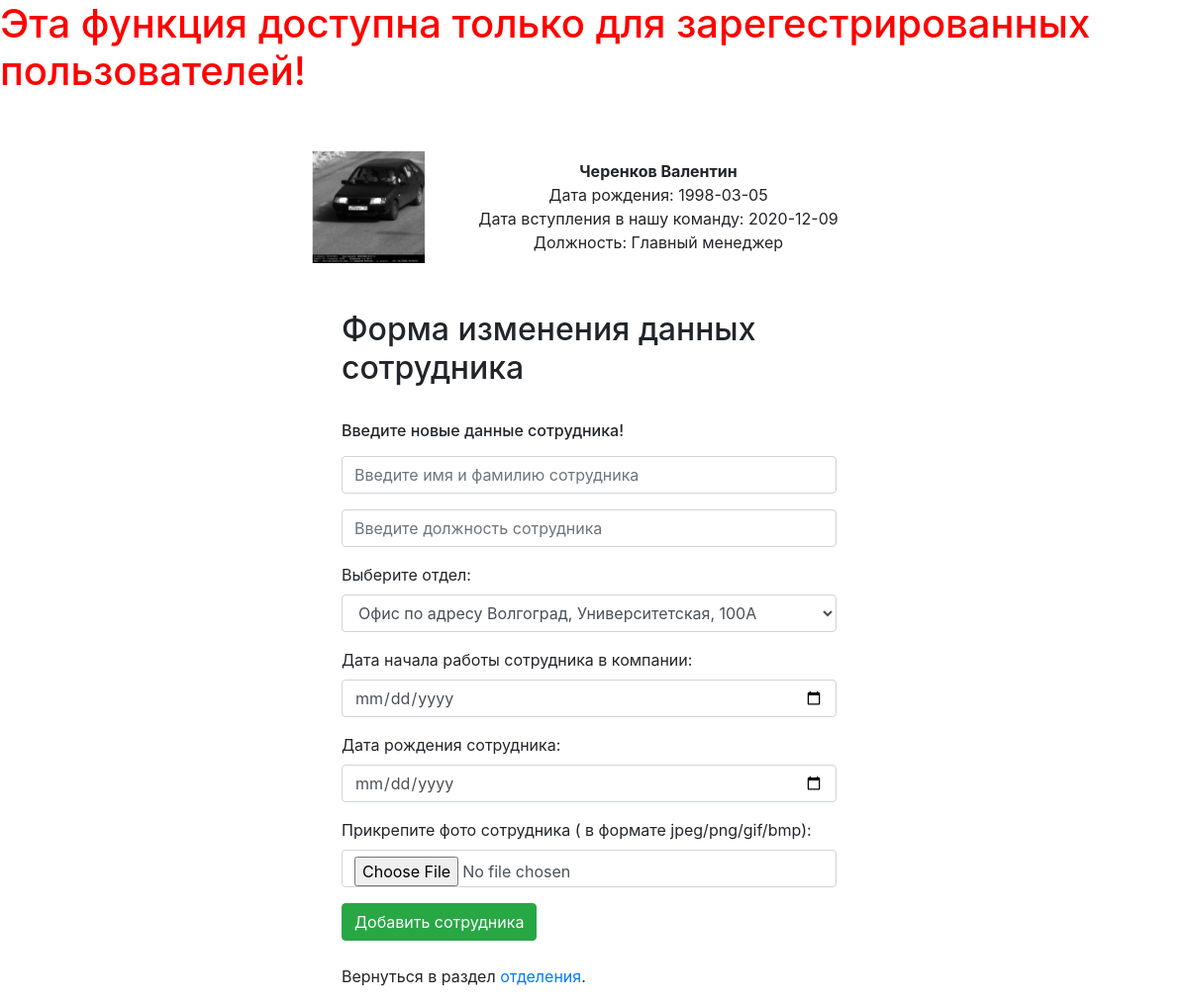
The app's page /phpscripts/sotrudCorrect.php?correct_id=33 with its own data.
### tables this page shows
CREATE TABLE `sotrudniki` (
  `idSot` int(10) NOT NULL,
  `name` varchar(50) NOT NULL,
  `birhDate` date NOT NULL,
  `rabDate` date NOT NULL,
  `dolzh` varchar(100) NOT NULL,
  `image` varchar(255) NOT NULL,
  `otdel_ID` int(11) NOT NULL
);

### phpscripts/sotrudCorrect.php (the view, shortened to what this page needs)
<!DOCTYPE html>
<html lang="ru">
<head>
	<link rel="stylesheet" type="text/css" href="../css/bootstrap.min.css">
	<link rel="stylesheet" type="text/css" href="../css/style.css">
	<link rel="stylesheet" type="text/css" href="../css/styleValid.css">
</head>
<body>
	<?php
	require_once "../db.php";
	$sotrud = mysqli_query($link, "SELECT * FROM `sotrudniki` WHERE `idSot` = '" . mysqli_real_escape_string($link, $_GET["correct_id"]) . "'");
	$sotr = mysqli_fetch_array($sotrud);
	$count_sotr = mysqli_num_rows($sotrud);
	if (isset($_SESSION['auth'])) {
		$data = $_POST;
		if (isset($data['newSotrud_name'])) {
			$errors = array();
			if (!$count_sotr) {
				$errors[] = 'Не найден сотрудник для редактирования!';
			}
			if (!empty(trim($data["newSotrud_name"]))) {
				if (!preg_match('/^[a-zA-Zа-яёА-ЯЁ\s]+$/iu', $data["newSotrud_name"])) {
					$errors[] = 'Неверно введены имя и фамилия сотрудника';
				}
			} else {
				$errors[] = 'Вы не отправили имя и фамилию сотрудника';
			}
			if (!empty(trim($data["newSotrud_dolzh"]))) {
				if (!preg_match('/^[a-zA-Zа-яёА-ЯЁ\s]+$/iu', $data["newSotrud_dolzh"])) {
					$errors[] = 'Неверно введена должность сотрудника';
				}
			} else {
				$errors[] = 'Вы не отправили должность сотрудника';
			}
			if (empty(trim($data["newSotrud_otdel"]))) {
				$errors[] = 'Вы не отправили отдел сотрудника';
			}
			if (isset($data["newSotrud_birthdate"])) {
				$date = Datetime::createFromFormat('Y-m-d', $data["newSotrud_birthdate"]);
				$date1 = new Datetime('-18 years');
				if (!$date) {
					$errors[] = 'Дата рождения сотрудника введена в неверном формате';
				} elseif ($date > $date1) {
					$errors[] = 'Сотруднику должно быть минимум 18 лет для работы в компании';
				}
			} else {
				$errors[] = 'Вы не отправили дату рождения сотрудника';
			}
			if (isset($data["newSotrud_rabdate"])) {
				$date = Datetime::createFromFormat('Y-m-d', $data["newSotrud_rabdate"]);
				if (!$date) {
					$errors[] = 'Дата начала работы сотрудника введена в неверном формате';
				}
			} else {
				$errors[] = 'Вы не отправили дату начала работы сотрудника';
			}
			if (!empty($_FILES["newSotrud_file"])) {
				$file = $_FILES["newSotrud_file"];
				if (!in_array($file["type"], ['image/bmp', 'image/gif', 'image/jpg', 'image/png'])) {
					$errors[] = 'Тип файла не разрешён!</p>';
				} else {
					$file["type"] = explode('/', $file["type"])[1];
				}
				if ($file["size"] > 8 * 1000 * 1000) {
					$errors[] = 'Файл слижком большой';
				}
				if ($file["error"] !== UPLOAD_ERR_OK) {
					$errors[] = 'Ошибка загрузки файла!';
				}
				if (!$errors) {
					do {
						$filename = md5(uniqid() . time()) . '.' . $file["type"];
						$folder = UPLOAD_DIR . $filename;
					} while (file_exists($folder));
					if (!move_uploaded_file($file["tmp_name"], $folder)) {
						$errors[] = 'Не удалось сохранить файл!';
					}
				}
			} else {
				$errors[] = 'Не выбрана фотография сотрудника!';
			}
			if (!$errors) {
				if ($count_sotr) {
					if (unlink("../img/sotrudImg/{$sotr['image']}")) {
						$result = mysqli_query(
							$link,
							"UPDATE `sotrudniki` SET
                        `name` = '{$data["newSotrud_name"]}',
                        `birhDate` = '{$data["newSotrud_birthdate"]}',
                        `rabDate` = '{$data["newSotrud_rabdate"]}',
                        `dolzh` = '{$data["newSotrud_dolzh"]}',
                        `image` = '{$filename}',
                        `otdel_ID` = '{$data["newSotrud_otdel"]}'
                        WHERE `sotrudniki`.`idSot` = '" . mysqli_real_escape_string($link, $sotr["idSot"]) . "'"
						);
						echo '<div style="color: green; ">Сотрудник успешно добавлен! Можно вернуться на <a href="../www/intro.php">главную</a>.</div><hr>';
						header('Location: ../www/otdel.php');
					} else {
						echo 'Не удалось удалить файл с сервера!';
					}
				} else {
					echo '<div style="color: red;">Не удалось добавить сотрудника, возможно вы неверно ввели его отдел!</div>';
				}
			} else {
				echo '<div style="color: red; ">' . array_shift($errors) . '</div><hr>';
			}
		}
	} else {
		echo '<h1 style="color:red">Эта функция доступна только для зарегестрированных пользователей!</h1>';
	}
	$otdel = mysqli_query($link, "SELECT `id`, `name`, `address` FROM `otdelenia`");
	?>
	<div class="container-fluid pt-5">
		<div class="row align-items-center">
			<div class="col-sm-12">
				<div class="row justify-content-center">
					<div class="col-6 text-center">
						<div class="media">
							<img class="mr-3" width="20%" src="../img/sotrudImg/<?php echo $sotr['image'] ?>">
							<div class="media-body align-self-center">
								<strong> <?php echo $sotr['name'] ?> </strong>
								<br>Дата рождения: <?php echo $sotr['birhDate'] ?>
								<br>Дата вступления в нашу команду: <?php echo $sotr['rabDate'] ?>
								<br>Должность: <?php echo $sotr['dolzh'] ?>
							</div>
						</div>
					</div>
				</div>
			</div>
		</div>
		<div class="container mt-5">
			<h2>Форма изменения данных сотрудника</h2><br>
			<form id="newSotrudWithVal" method="post" enctype="multipart/form-data">
				<div class="form-list">
					<label>
						<h6>Введите новые данные сотрудника! </h6>
					</label>
					<div>
						<input class="form-control" type="text" id="newSotrud_name" name="newSotrud_name" maxlength="50" value="" placeholder="Введите имя и фамилию сотрудника">
					</div>
					<div class="mt-3">
						<input class="form-control" type="text" id="newSotrud_dolzh" name="newSotrud_dolzh" maxlength="50" value="" placeholder="Введите должность сотрудника">
					</div>
					<div class="mt-3">
					<label>Выберите отдел:</label>
					<select class="form-control" id="newSotrud_otdel" name="newSotrud_otdel">
						<?php
						while ($resultOtdel = mysqli_fetch_array($otdel)) {
							echo "<option value='{$resultOtdel['id']}'> {$resultOtdel['name']} по адресу {$resultOtdel['address']} </option>";
						}
						?>
					</select>
				</div>
					<div class="mt-3">
						<label>Дата начала работы сотрудника в компании:</label>
						<input class="form-control" type="date" id="newSotrud_rabdate" name="newSotrud_rabdate">
					</div>
					<div class="mt-3">
						<label>Дата рождения сотрудника:</label>
						<input class="form-control" type="date" id="newSotrud_birthdate" name="newSotrud_birthdate">
					</div>
					<div class="mt-3">
						<label>Прикрепите фото сотрудника ( в формате jpeg/png/gif/bmp):</label>
						<input class="form-control" type="file" id="newSotrud_file" name="newSotrud_file">
					</div>
					<div class="mt-3">
						<button id="do_incert" name="do_incert" class="btn btn-success" type="submit">Добавить сотрудника</button>
					</div>
				</div>
			</form>
			<br>
			<p>Вернуться в раздел <a href="../www/otdel.php">отделения</a>.</p>
		</div>
</body>
</html>

### css/style.css (style rules this page uses)
form, h2, p { width: 500px; margin-left: 300px; }

### css/styleValid.css (style rules this page uses)
.form-list div { position: relative; }

### records on screen
sotrudniki: image (picture), name "Черенков Валентин", birhDate "1998-03-05", rabDate "2020-12-09", dolzh "Главный менеджер"

### other values on screen
form field newSotrud_otdel "Офис по адресу Волгоград, Университетская, 100А"
